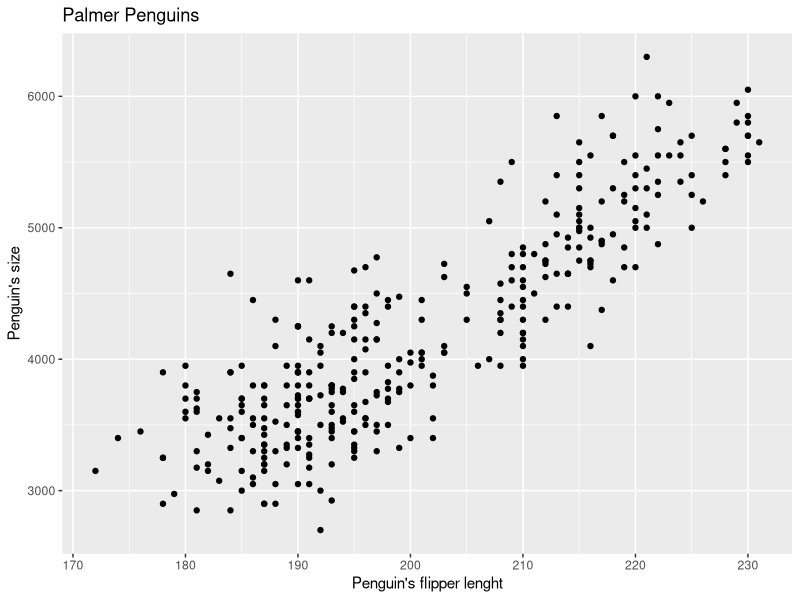
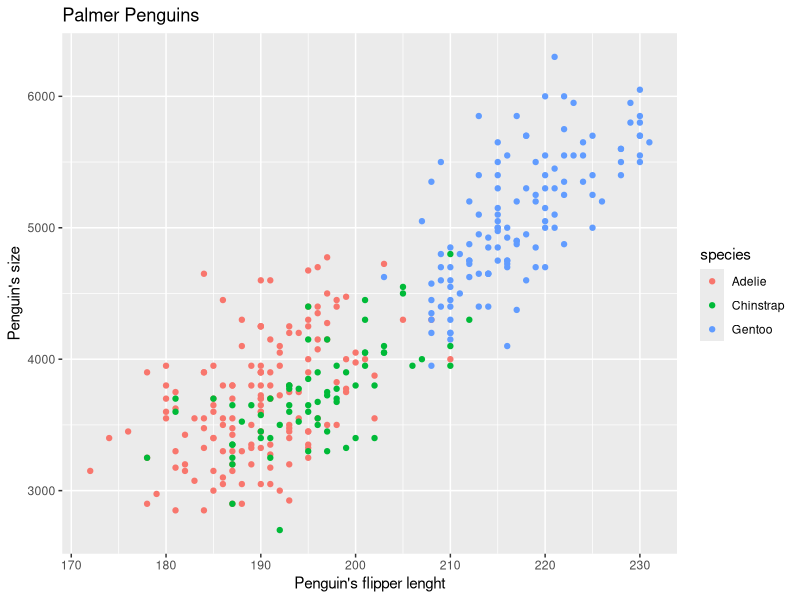
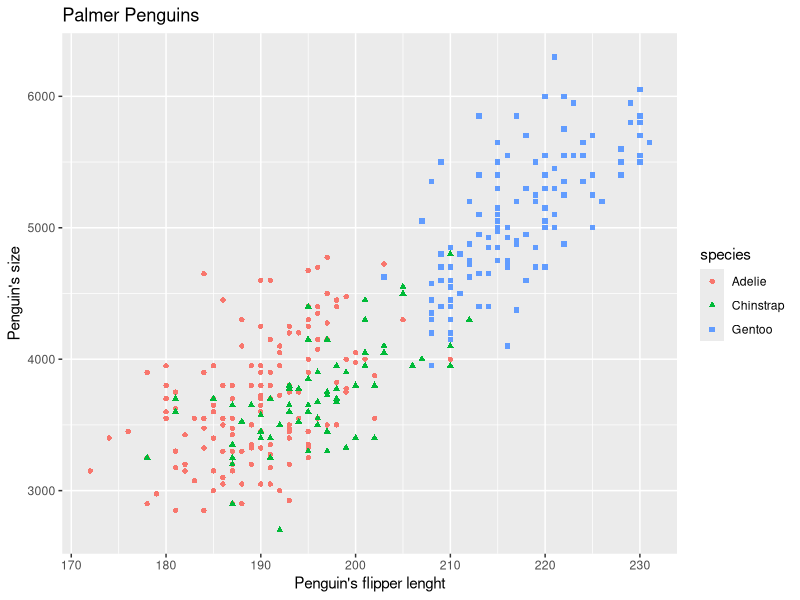
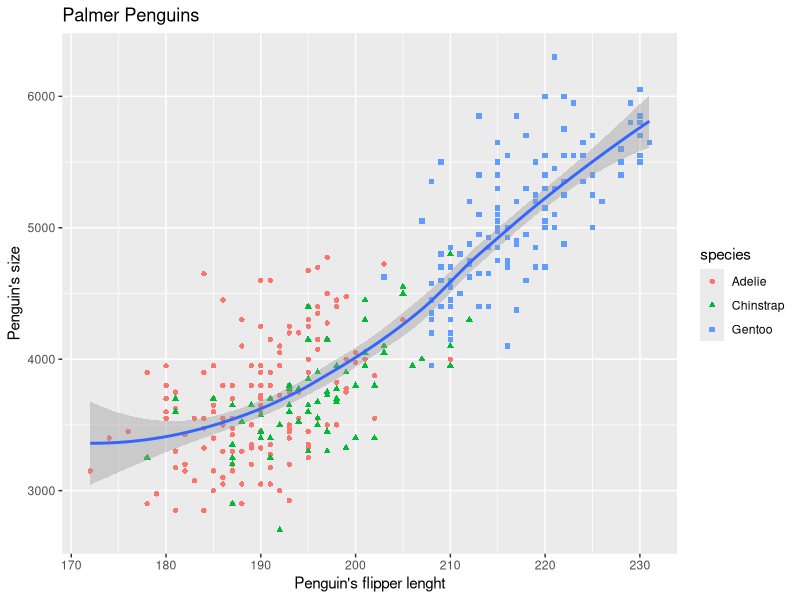
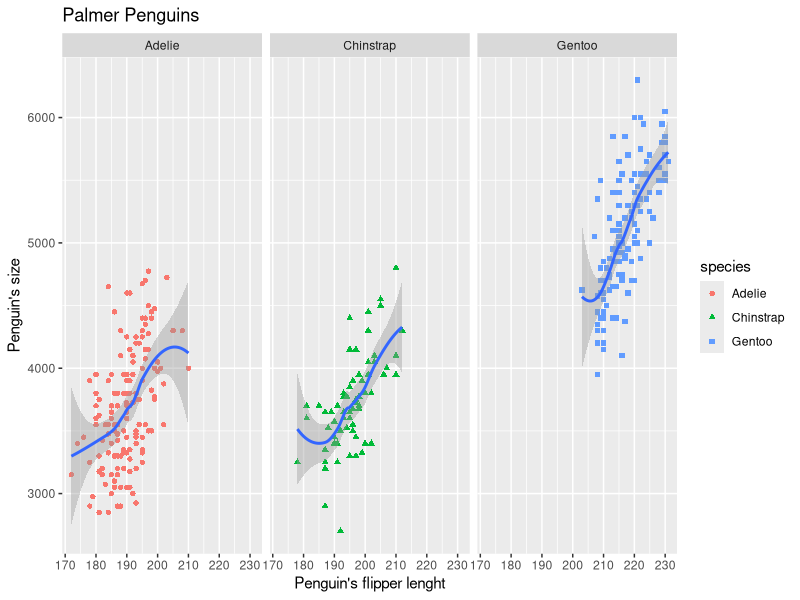

The R script that drew these images, in order:
## ---- chunk 1
knitr::opts_chunk$set(echo = TRUE)
## ---- chunk 2
install.packages("palmerpenguins")
install.packages("tidyverse")
install.packages("dplyr")
install.packages("ggplot2")
## ---- chunk 3
library("palmerpenguins")
library("tidyverse")
library("dplyr")
library("ggplot2")

## ---- chunk 4
data(package = 'palmerpenguins')
## ---- chunk 5
str(penguins)
## ---- chunk 6
colnames(penguins)
## ---- chunk 7
head(penguins)
## ---- chunk 8
ggplot(data=penguins) + 
geom_point(mapping = aes(x=flipper_length_mm, y=body_mass_g)) +
labs(title="Palmer Penguins", x = "Penguin's flipper lenght", y = "Penguin's size")
## ---- chunk 9
ggplot(data=penguins) + 
geom_point(mapping = aes(x=flipper_length_mm, y=body_mass_g,color=species)) +
labs(title="Palmer Penguins", x = "Penguin's flipper lenght", y = "Penguin's size")
## ---- chunk 10
ggplot(data=penguins) + 
geom_point(mapping = aes(x=flipper_length_mm, y=body_mass_g,color=species,shape=species)) +
labs(title="Palmer Penguins", x = "Penguin's flipper lenght", y = "Penguin's size")
## ---- chunk 11
ggplot(data=penguins) + 
geom_point(mapping = aes(x=flipper_length_mm, y=body_mass_g,color=species,shape=species)) +
labs(title="Palmer Penguins", x = "Penguin's flipper lenght", y = "Penguin's size") +
geom_smooth(mapping = aes(x=flipper_length_mm, y=body_mass_g))

## ---- chunk 12
ggplot(data=penguins) + 
geom_point(mapping = aes(x=flipper_length_mm, y=body_mass_g,color=species,shape=species)) +
labs(title="Palmer Penguins", x = "Penguin's flipper lenght", y = "Penguin's size") +
geom_smooth(mapping = aes(x=flipper_length_mm, y=body_mass_g)) +
facet_wrap(~species)

